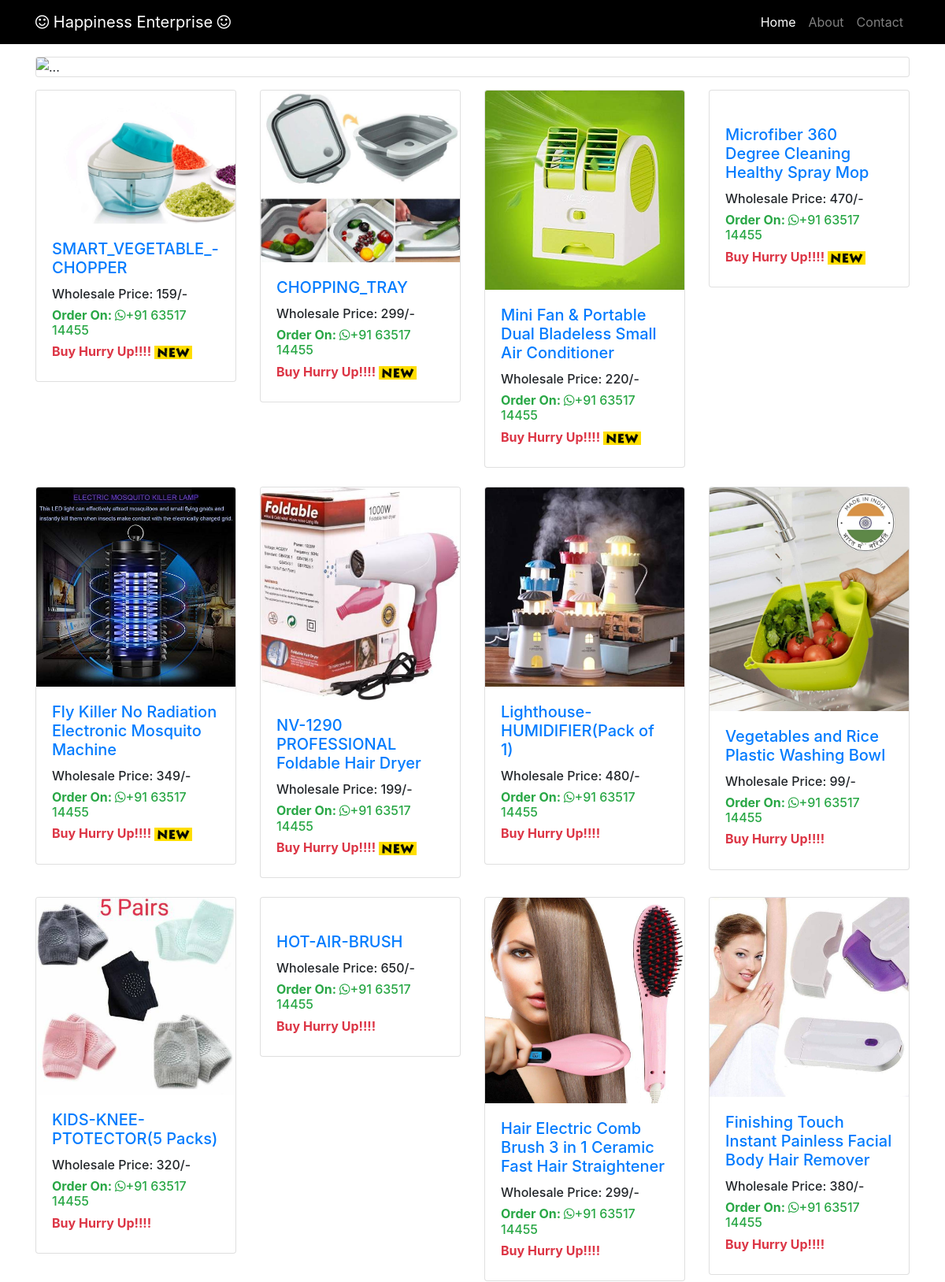
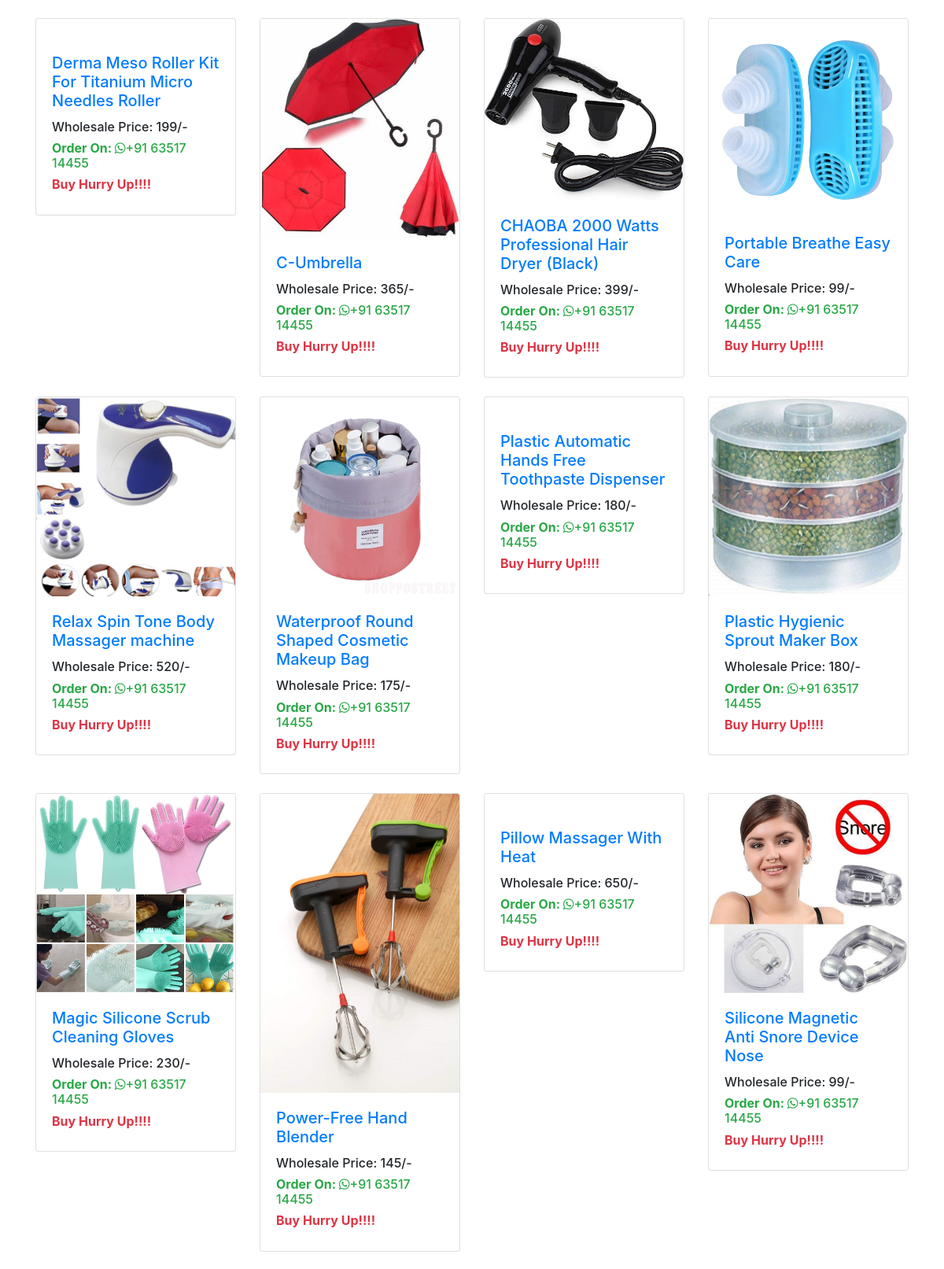
The page / (upper part) on the database its author committed (2 pictures, top to bottom).
### shop/models.py (models this page shows, shortened)
class product(models.Model):
    id = models.AutoField(primary_key=True)
    title = models.CharField(max_length=500)
    product_name = models.CharField(max_length=100)
    description = models.TextField(max_length=10000)
    height = models.IntegerField(default=500)
    width = models.IntegerField(default=500)
    images1 = models.ImageField(upload_to="Products",height_field='height', width_field='width')
    images2 = models.ImageField(upload_to="Products",height_field='height', width_field='width')
    images3 = models.ImageField(upload_to="Products",height_field='height', width_field='width')
    images4 = models.ImageField(upload_to="Products",height_field='height', width_field='width')
    images5 = models.ImageField(upload_to="Products",height_field='height', width_field='width')
    images6 = models.ImageField(upload_to="Products",height_field='height', width_field='width')
    images7 = models.ImageField(upload_to="Products",height_field='height', width_field='width')
    price = models.IntegerField()
    stock = models.IntegerField()
    active = models.BooleanField(default=True)
    created_date = models.DateTimeField(default=datetime.today())

### shop/views.py (the view)
# urls.py: path('',homepageview.as_view(), name='home'),
class homepageview(View):
    def get(self,request,*args,**kwargs):
        products = product.objects.all().order_by('-created_date')
        timing = date.today()
        print(timing)
        page = request.GET.get('page', 1)
        paginator = Paginator(products,40)
        try:
            product_list = paginator.page(page)
        except PageNotAnInteger:
            product_list = paginator.page(1)
        except EmptyPage:
            product_list = paginator.page(paginator.num_pages)
        return render(request ,"home.html",{"product_list":product_list,"timing":timing})

### template/home.html (shortened to what this page needs)
<!DOCTYPE html>
{% include "master.html" %}
{% block content %}
  <div class="container mt-3">
    <div>
        <div class="card mb-3">
            <img src="\static\images\notes1.jpg" class="card-img-top" alt="...">
          </div>
    </div>
        <div class="row mt-3">
        {% for i in product_list %}
          <div class="col-lg-3 col-6 mb-4">
            {% if i.active == True %}
                <div class="card">
                <a href="{% url 'shop:product_view' i.id %}"><img class="card-img-top" src={{i.images1.url}} alt=""></a>
                <div class="card-body">
                    <h5 class="card-title">
                    <a href="{% url 'shop:product_view' i.id %}" style="text-decoration: none;">{{i.product_name}}</a>
                    </h5>
                    <h6>Wholesale Price: {{i.price}}/-</h6>
                    <h6 class="text-success"><b class="">Order On: </b><i class="fa fa-whatsapp"></i><a href="whatsapp://tel:+916351714455" class="text-success">+91 63517 14455</a></h6>
                    {% if i.created_date.date == timing %}
                      <h6 class="text-danger"><b>Buy Hurry Up!!!!</b> <img src="/static/images/new06p.gif"></h6>
                    {% else %}
                      <h6 class="text-danger"><b>Buy Hurry Up!!!!</b></h6>
                    {% endif %}
                </div>
                </div>
            {% endif %}
          </div>
          {% endfor %}
        </div>
  </div>
{% endblock content %}

### template/master.html (style rules this page uses)
body { border-radius: 0px !important; }

### rows shown on the page
product: images1 (picture), product_name "SMART_VEGETABLE_-CHOPPER\u0002", price "159", active True (drawn)
product: images1 (picture), product_name "CHOPPING_TRAY", price "299", active True (drawn)
product: images1 (picture), product_name "Mini Fan & Portable Dual Bladeless Small Air Conditioner", price "220", active True (drawn)
product: product_name "Microfiber 360 Degree Cleaning Healthy Spray Mop", price "470", active True (drawn)
product: images1 (picture), product_name "Fly Killer No Radiation Electronic Mosquito Machine", price "349", active True (drawn)
product: images1 (picture), product_name "NV-1290 PROFESSIONAL Foldable Hair Dryer", price "199", active True (drawn)
product: images1 (picture), product_name "Lighthouse-HUMIDIFIER(Pack of 1)", price "480", shows "Buy Hurry Up!!!!"
product: images1 (picture), product_name "Vegetables and Rice Plastic Washing Bowl", price "99", shows "Buy Hurry Up!!!!"
product: images1 (picture), product_name "KIDS-KNEE-PTOTECTOR(5 Packs)", price "320", shows "Buy Hurry Up!!!!"
product: product_name "HOT-AIR-BRUSH", price "650", shows "Buy Hurry Up!!!!"
product: images1 (picture), product_name "Hair Electric Comb Brush 3 in 1 Ceramic Fast Hair Straightener", price "299", shows "Buy Hurry Up!!!!"
product: images1 (picture), product_name "Finishing Touch Instant Painless Facial Body Hair Remover", price "380", shows "Buy Hurry Up!!!!"
product: product_name "Derma Meso Roller Kit For Titanium Micro Needles Roller", price "199", shows "Buy Hurry Up!!!!"
product: images1 (picture), product_name "C-Umbrella", price "365", shows "Buy Hurry Up!!!!"
product: images1 (picture), product_name "CHAOBA 2000 Watts Professional Hair Dryer (Black)", price "399", shows "Buy Hurry Up!!!!"
product: images1 (picture), product_name "Portable Breathe Easy Care", price "99", shows "Buy Hurry Up!!!!"
product: images1 (picture), product_name "Relax Spin Tone Body Massager machine", price "520", shows "Buy Hurry Up!!!!"
product: images1 (picture), product_name "Waterproof Round Shaped Cosmetic Makeup Bag", price "175", shows "Buy Hurry Up!!!!"
product: product_name "Plastic Automatic Hands Free Toothpaste Dispenser", price "180", shows "Buy Hurry Up!!!!"
product: images1 (picture), product_name "Plastic Hygienic Sprout Maker Box", price "180", shows "Buy Hurry Up!!!!"
product: images1 (picture), product_name "Magic Silicone Scrub Cleaning Gloves", price "230", shows "Buy Hurry Up!!!!"
product: images1 (picture), product_name "Power-Free Hand Blender", price "145", shows "Buy Hurry Up!!!!"
product: product_name "Pillow Massager With Heat", price "650", shows "Buy Hurry Up!!!!"
product: images1 (picture), product_name "Silicone Magnetic Anti Snore Device Nose", price "99", shows "Buy Hurry Up!!!!"
